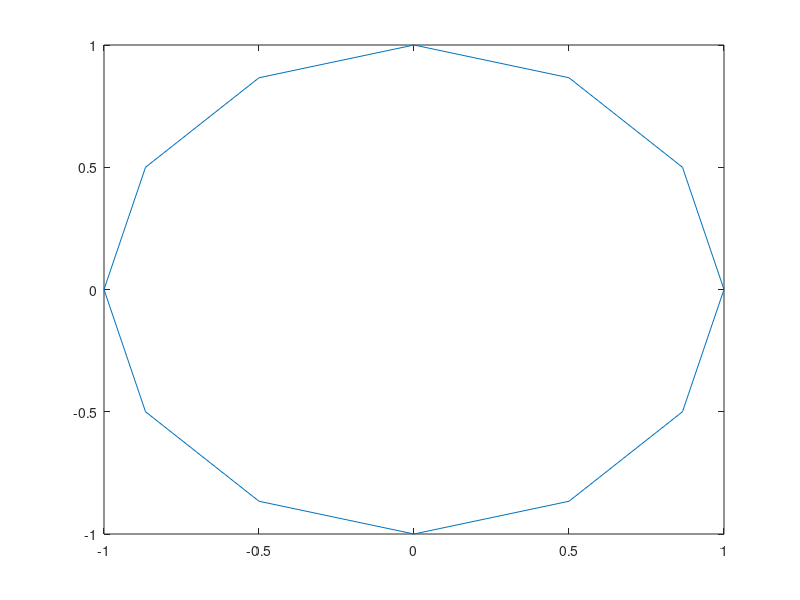

Reproduce this figure in MATLAB. (Note: this script raises an error after producing the figure.)
theta = 0:pi/6:2*pi;

x = cos(theta);
y = sin(theta);

plot(x,y)


dx =dc(theta,x);
dy =dc(theta,y);





function dx = df(t,x)
    n = length(x);
    dx = 0;
    for i=1:n-1
       dx(i) = (x(i+1)-x(i)) /(t(i+1)-t(i));      
    end

end

function dx = dc(t,x)
    n = length(x);
    dx = 0;
    for i=2:n-1
       dx(i) = (x(i+1)-x(i-1)) /(t(i+1)-t(i-1));      
    end
end
